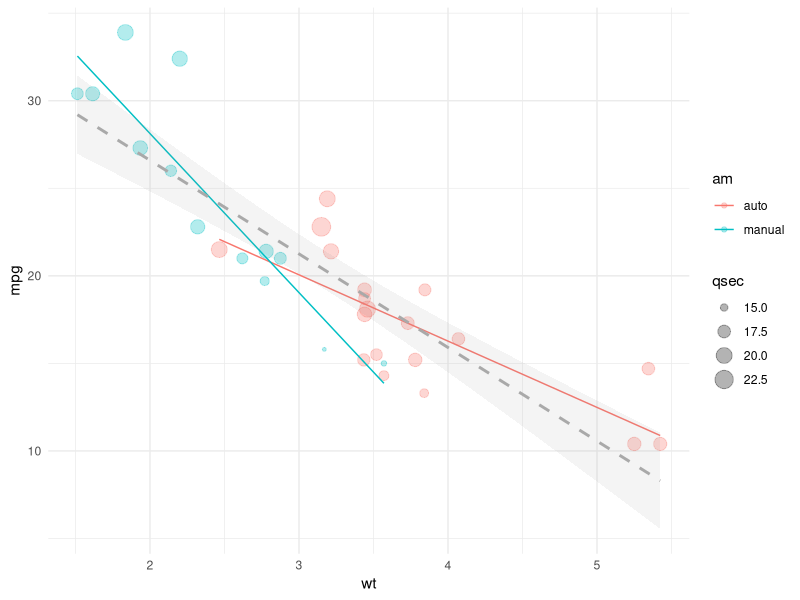
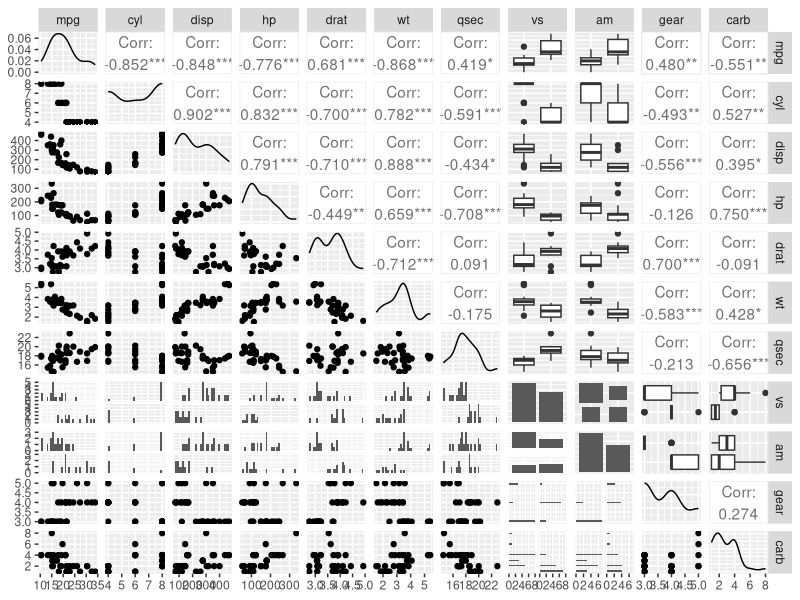
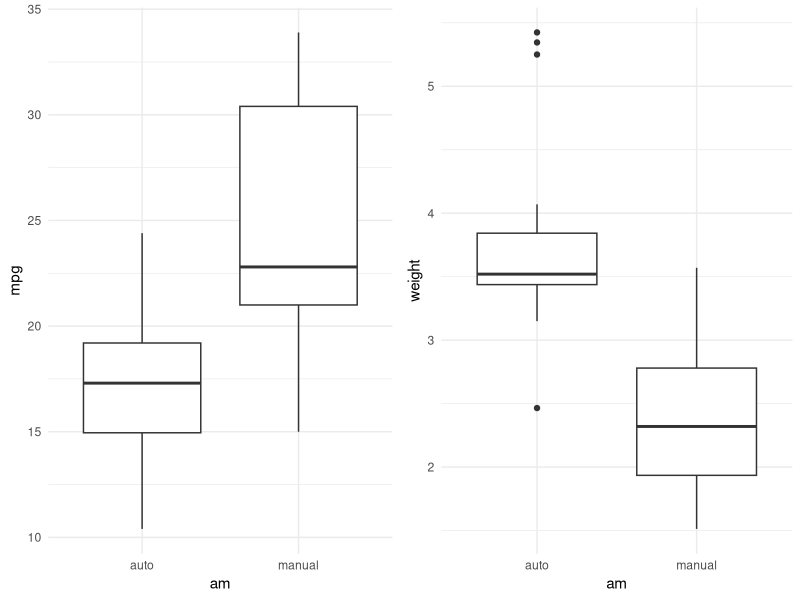
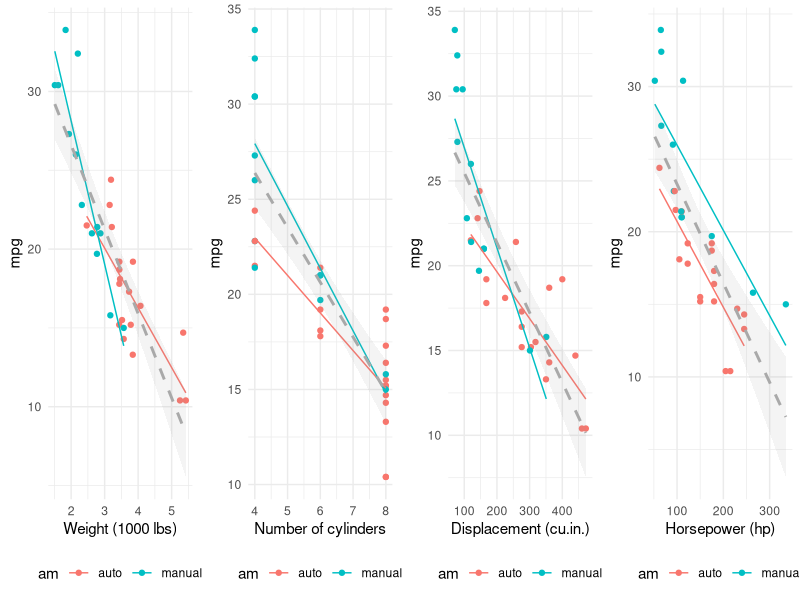
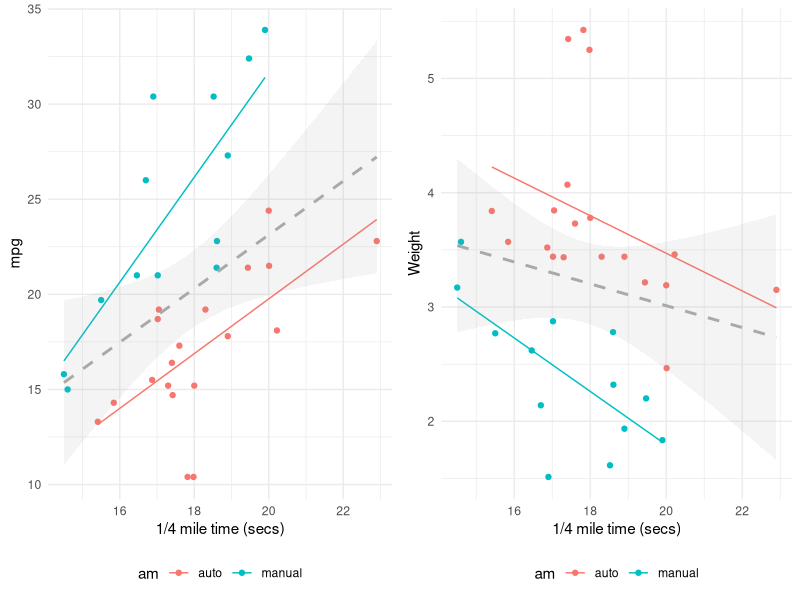
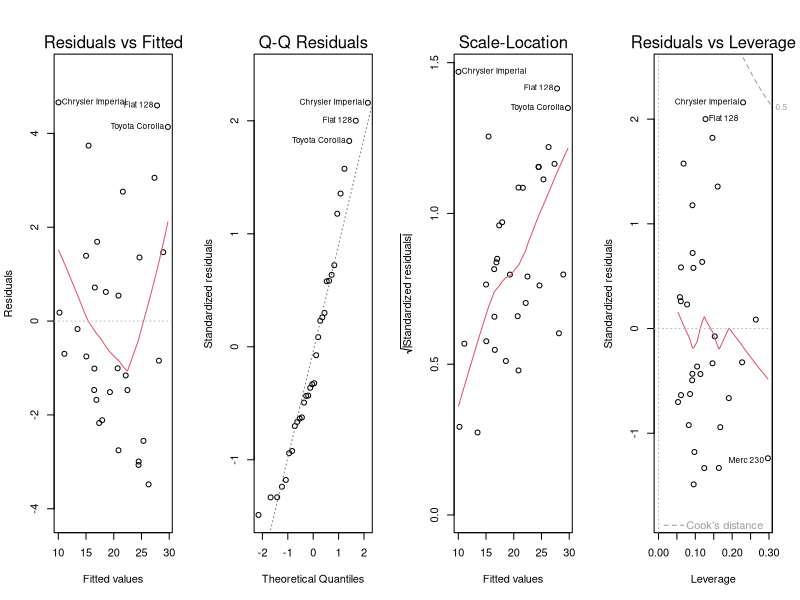

The R script that drew these images, in order:
## ---- chunk 1
knitr::opts_chunk$set(echo = TRUE)
## ---- chunk 2
library(dplyr); library(ggplot2); library(GGally); library(gridExtra); library(car); library(datasets); data(mtcars)
## ---- chunk 3
head(mtcars,3) %>% knitr::kable()
## ---- chunk 4
mtcars <- mtcars %>%  mutate(vs = factor(vs, labels = c("S","V")),
                             am = factor(am, labels = c("auto","manual")))
## ---- chunk 5
step(lm(mpg ~ ., mtcars), direction="both", trace=0)$call
## ---- chunk 6
fit1 <- lm(mpg ~ am, data = mtcars)
fit2 <- update(fit1, mpg ~ am + I(wt-mean(wt)))
fit3 <- update(fit1, mpg ~ am + I(wt-mean(wt)) + I(qsec-mean(qsec)))
data.frame(anova(fit1, fit2, fit3), check.names = FALSE)
## ---- chunk 7
summary(fit1)$coef; summary(fit2)$coef; summary(fit3)$coef
## ---- chunk 8
ggplot(mtcars, aes(y=mpg, x=wt, col=am, size=qsec)) + theme_minimal() +
    geom_point(alpha=.3) +
    geom_smooth(size=.5, method=lm, alpha=.1, se = FALSE) +
    geom_smooth(col = "darkgray", linetype=2, size=1, method=lm, alpha=.1)
## ---- chunk 9
vif(fit3)
## ---- chunk 10
confint(fit3)
## ---- chunk 11
measures <- summary(influence.measures(fit3))
## ---- chunk 12
data.frame(measures, check.names = FALSE) %>% knitr::kable(digits = 2)
## ---- chunk 13
ggpairs(mtcars)
## ---- chunk 14
grid.arrange(
    nrow=1, 
    ggplot(mtcars, aes(x=am, y=mpg)) +
        geom_boxplot() + theme_minimal(),
    ggplot(mtcars, aes(x=am, y=wt)) +
        geom_boxplot() + theme_minimal() + ylab("weight"))
## ---- chunk 15
grid.arrange(
    nrow=1,
    ggplot(mtcars, aes(y=mpg, x=wt, col=am)) + theme_minimal() + theme(legend.position = "bottom") +
        geom_point() + geom_smooth(size=.5, method=lm, se = FALSE) + xlab("Weight (1000 lbs)") +
        geom_smooth(col = "darkgray", linetype=2, size=1, method=lm, alpha=.1),
    ggplot(mtcars, aes(y=mpg, x=cyl, col=am)) + theme_minimal() +  theme(legend.position = "bottom") +
        geom_point() + geom_smooth(size=.5, method=lm, se = FALSE) + xlab("Number of cylinders") +
        geom_smooth(col = "darkgray", linetype=2, size=1, method=lm, alpha=.1),
    ggplot(mtcars, aes(y=mpg, x=disp, col=am)) + theme_minimal() +  theme(legend.position = "bottom") +
        geom_point() + geom_smooth(size=.5, method=lm, se = FALSE) + xlab("Displacement (cu.in.)") +
        geom_smooth(col = "darkgray", linetype=2, size=1, method=lm, alpha=.1),
    ggplot(mtcars, aes(y=mpg, x=hp, col=am)) + theme_minimal() +  theme(legend.position = "bottom") +
        geom_point() + geom_smooth(size=.5, method=lm, se = FALSE) + xlab("Horsepower (hp)") +
        geom_smooth(col = "darkgray", linetype=2, size=1, method=lm, alpha=.1))
## ---- chunk 16
grid.arrange(nrow=1,
    ggplot(mtcars, aes(x=qsec, y=mpg, col=am))  + theme_minimal() + theme(legend.position = "bottom") +
        geom_point() + 
        geom_smooth(method=lm, se = FALSE, size=.5) +
        geom_smooth(col="darkgrey", method=lm, alpha=.1, linetype=2, size=1) + 
        xlab("1/4 mile time (secs)"),
    ggplot(mtcars, aes(x=qsec, y=wt, col=am))  + theme_minimal() + theme(legend.position = "bottom") +
        geom_point() +
        geom_smooth(method=lm, se = FALSE, size=.5) +
        geom_smooth(col="darkgrey", method=lm, alpha=.1, linetype=2, size=1) + 
        xlab("1/4 mile time (secs)") + ylab("Weight"))
## ---- chunk 17
par(mfrow=c(1,4)); plot(fit3, which=c(1,2,3,5))
